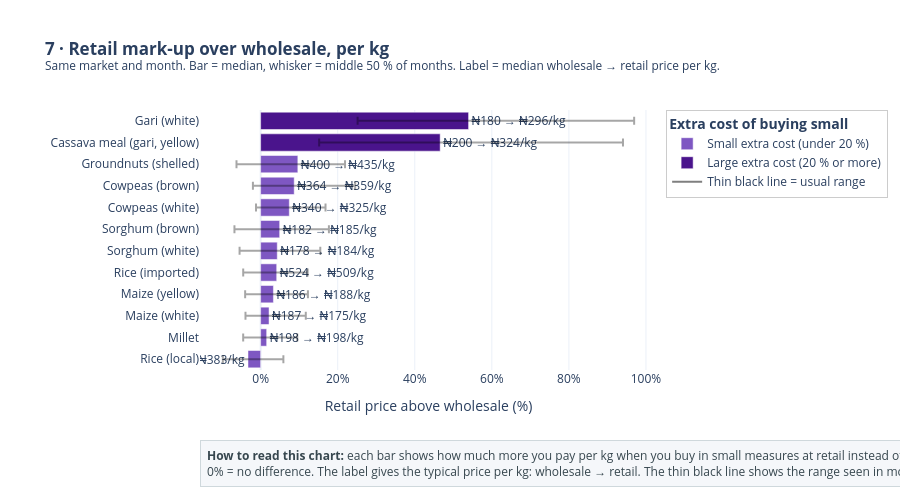

Source (notebook cell):
### Markdown cell above
## 7. Retail vs wholesale — how much the last step to the consumer adds

### Code cell
# ================================================================
# 7. RETAIL MARK-UP OVER WHOLESALE  (same market, month, commodity, per kg)
# ================================================================
markup = con.execute("""
    WITH r AS (SELECT market, month, commodity, MEDIAN(price_per_unit) AS rp
               FROM prices WHERE pricetype = 'Retail' AND base_unit = 'kg' GROUP BY ALL),
         w AS (SELECT market, month, commodity, MEDIAN(price_per_unit) AS wp
               FROM prices WHERE pricetype = 'Wholesale' AND base_unit = 'kg' GROUP BY ALL)
    SELECT commodity, COUNT(*) AS pairs,
           100 * (MEDIAN(rp / wp) - 1)              AS markup_pct,
           100 * (QUANTILE_CONT(rp / wp, 0.25) - 1) AS q25,
           100 * (QUANTILE_CONT(rp / wp, 0.75) - 1) AS q75,
           MEDIAN(wp) AS wholesale_per_kg, MEDIAN(rp) AS retail_per_kg
    FROM r JOIN w USING (market, month, commodity)
    WHERE rp / wp BETWEEN 0.5 AND 4                  -- drop obvious unit / entry errors
    GROUP BY commodity HAVING COUNT(*) >= 30
    ORDER BY markup_pct
""").fetchdf()
print(markup.round(0).to_string(index=False))
print(f"\nMedian mark-up across commodities: {markup['markup_pct'].median():.0f}%")

fig = go.Figure()
for label, colour, mask in [("Small extra cost (under 20 %)", "#7E57C2", markup["markup_pct"] < 20),
                            ("Large extra cost (20 % or more)", "#4A148C", markup["markup_pct"] >= 20)]:
    part = markup[mask]
    fig.add_trace(go.Bar(
        x=part["markup_pct"], y=part["commodity"], orientation="h", marker_color=colour, name=label,
        error_x=dict(type="data", array=part["q75"] - part["markup_pct"],
                     arrayminus=part["markup_pct"] - part["q25"], color="rgba(0,0,0,0.35)"),
        text=[f"₦{w:,.0f} → ₦{r:,.0f}/kg" for w, r in zip(part["wholesale_per_kg"], part["retail_per_kg"])],
        textposition="outside",
        hovertemplate="<b>%{y}</b><br>Mark-up %{x:.0f}%<br>%{text}<extra></extra>"))
legend_item(fig, "Thin black line = usual range", "rgba(0,0,0,0.5)", line=True)
fig.update_yaxes(categoryorder="array", categoryarray=markup["commodity"].tolist())
fig.update_layout(height=460, margin=dict(l=200), barmode="relative",
                  xaxis=dict(title="Retail price above wholesale (%)", ticksuffix="%"),
                  title="<b>7 · Retail mark-up over wholesale, per kg</b>"
                        "<br><sup>Same market and month. Bar = median, whisker = middle 50 % of months. "
                        "Label = median wholesale → retail price per kg.</sup>")
show(fig, "07_markup",
     "each bar shows how much more you pay per kg when you buy in small measures at retail instead of by the "
     "bag (wholesale) in the same market.<br>0% = no difference. The label gives the typical price per kg: "
     "wholesale → retail. The thin black line shows the range seen in most months.",
     legend_title="Extra cost of buying small")

### Figure 1 — Plotly figure (JSON) as saved in the notebook; plotly's stock layout.template omitted (floating-point values rounded to 4 significant figures)
{"data": [{"error_x": {"array": [9.19, 7.938, 9.539, 8.954, 8.024, 11.17, 12.78, 9.402, 15.82, 12.25], "arrayminus": [6.518, 6.098, 6.113, 7.335, 8.693, 9.782, 11.73, 8.638, 10.72, 15.92], "color": "rgba(0,0,0,0.35)", "type": "data"}, "hovertemplate": "<b>%{y}</b><br>Mark-up %{x:.0f}%<br>%{text}<extra></extra>", "marker": {"color": "#7E57C2"}, "name": "Small extra cost (under 20 %)", "orientation": "h", "text": ["₦380 → ₦383/kg", "₦198 → ₦198/kg", "₦187 → ₦175/kg", "₦186 → ₦188/kg", "₦524 → ₦509/kg", "₦178 → ₦184/kg", "₦182 → ₦185/kg", "₦340 → ₦325/kg", "₦364 → ₦359/kg", "₦400 → ₦435/kg"], "textposition": "outside", "type": "bar", "x": [-3.29, 1.565, 2.178, 3.315, 4.168, 4.314, 4.936, 7.436, 8.71, 9.654], "y": ["Rice (local)", "Millet", "Maize (white)", "Maize (yellow)", "Rice (imported)", "Sorghum (white)", "Sorghum (brown)", "Cowpeas (white)", "Cowpeas (brown)", "Groundnuts (shelled)"]}, {"error_x": {"array": [47.44, 42.97], "arrayminus": [31.41, 28.8], "color": "rgba(0,0,0,0.35)", "type": "data"}, "hovertemplate": "<b>%{y}</b><br>Mark-up %{x:.0f}%<br>%{text}<extra></extra>", "marker": {"color": "#4A148C"}, "name": "Large extra cost (20 % or more)", "orientation": "h", "text": ["₦200 → ₦324/kg", "₦180 → ₦296/kg"], "textposition": "outside", "type": "bar", "x": [46.59, 53.96], "y": ["Cassava meal (gari, yellow)", "Gari (white)"]}, {"hoverinfo": "skip", "line": {"color": "rgba(0,0,0,0.5)", "width": 2}, "mode": "lines", "name": "Thin black line = usual range", "type": "scatter", "x": [null], "y": [null]}], "layout": {"annotations": [{"align": "left", "bgcolor": "#F5F7FA", "bordercolor": "#CFD8DC", "borderpad": 6, "borderwidth": 1, "font": {"color": "#37474F", "size": 12}, "showarrow": false, "text": "<b>How to read this chart:</b> each bar shows how much more you pay per kg when you buy in small measures at retail instead of by the bag (wholesale) in the same market.<br>0% = no difference. The label gives the typical price per kg: wholesale → retail. The thin black line shows the range seen in most months.", "x": 0, "xanchor": "left", "xref": "paper", "y": -0.2692, "yanchor": "top", "yref": "paper"}], "barmode": "relative", "height": 496, "legend": {"bgcolor": "rgba(255,255,255,0.85)", "bordercolor": "#ccc", "borderwidth": 1, "orientation": "v", "title": {"text": "<b>Extra cost of buying small</b>"}, "x": 1.02, "xanchor": "left", "y": 1, "yanchor": "top"}, "margin": {"b": 126, "l": 200, "t": 110}, "showlegend": true, "title": {"text": "<b>7 · Retail mark-up over wholesale, per kg</b><br><sup>Same market and month. Bar = median, whisker = middle 50 % of months. Label = median wholesale → retail price per kg.</sup>"}, "xaxis": {"ticksuffix": "%", "title": {"text": "Retail price above wholesale (%)"}}, "yaxis": {"categoryarray": ["Rice (local)", "Millet", "Maize (white)", "Maize (yellow)", "Rice (imported)", "Sorghum (white)", "Sorghum (brown)", "Cowpeas (white)", "Cowpeas (brown)", "Groundnuts (shelled)", "Cassava meal (gari, yellow)", "Gari (white)"], "categoryorder": "array"}}}
